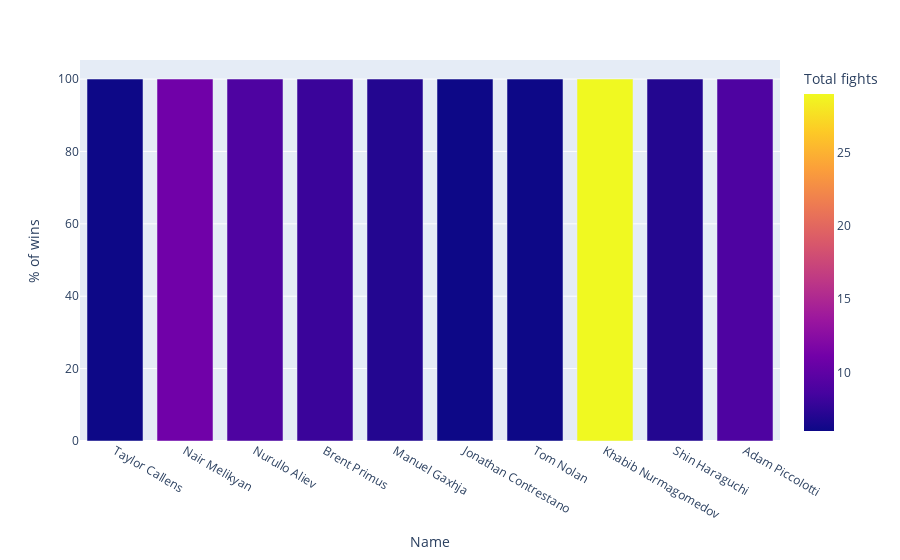
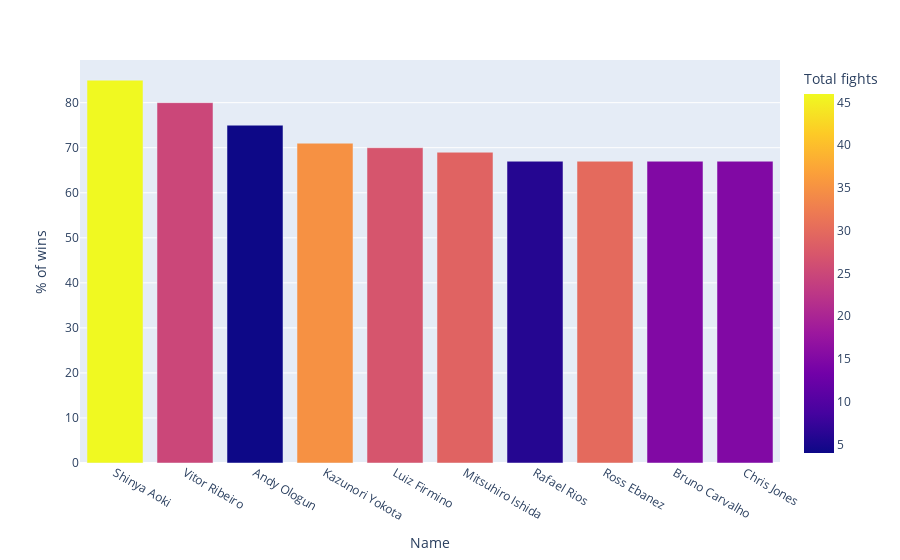
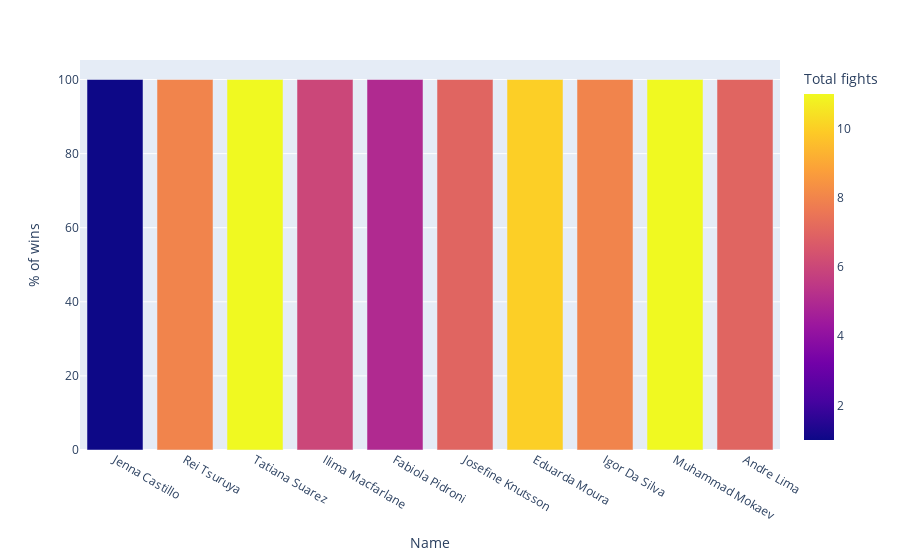
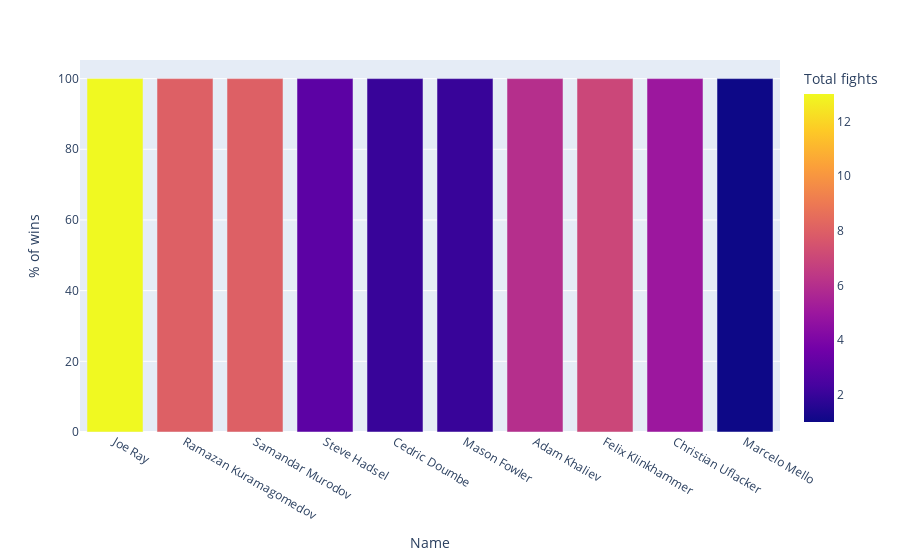

Here is the notebook cell these charts were saved with, in order:
### Code cell
for i in weight_cat_list:
    data_of_cat = df.loc[df["weight_class"] == i]
    num_of_undefeated = len(data_of_cat[(data_of_cat['win%'] == 100)])
    print(f"There are {num_of_undefeated} undefeated fighters in {i} class and the best 10 are")
    fig = px.bar(data_of_cat.sort_values(by=['win%'], ascending=False).head(10), x='name',
              y='win%',color = "total_career_fights",
              labels={'name':'Name', "win%": "% of wins", "total_career_fights": "Total fights"})
    fig.show()
    num_of_undefeated = data_of_cat[(data_of_cat['win%'] == 100)]

### Figure 1 — Plotly figure (JSON) as saved in the notebook; plotly's stock layout.template omitted (floating-point values rounded to 4 significant figures)
{"data": [{"alignmentgroup": "True", "hovertemplate": "Name=%{x}<br>% of wins=%{y}<br>Total fights=%{marker.color}<extra></extra>", "legendgroup": "", "marker": {"color": [6, 11, 9, 8, 7, 6, 6, 29, 7, 9], "coloraxis": "coloraxis", "pattern": {"shape": ""}}, "name": "", "offsetgroup": "", "orientation": "v", "showlegend": false, "textposition": "auto", "type": "bar", "x": ["Taylor Callens", "Nair Melikyan", "Nurullo Aliev", "Brent Primus", "Manuel Gaxhja", "Jonathan Contrestano", "Tom Nolan", "Khabib Nurmagomedov", "Shin Haraguchi", "Adam Piccolotti"], "xaxis": "x", "y": [100, 100, 100, 100, 100, 100, 100, 100, 100, 100], "yaxis": "y"}], "layout": {"barmode": "relative", "coloraxis": {"colorbar": {"title": {"text": "Total fights"}}, "colorscale": [[0, "#0d0887"], [0.1111, "#46039f"], [0.2222, "#7201a8"], [0.3333, "#9c179e"], [0.4444, "#bd3786"], [0.5556, "#d8576b"], [0.6667, "#ed7953"], [0.7778, "#fb9f3a"], [0.8889, "#fdca26"], [1, "#f0f921"]]}, "legend": {"tracegroupgap": 0}, "margin": {"t": 60}, "xaxis": {"anchor": "y", "domain": [0, 1], "title": {"text": "Name"}}, "yaxis": {"anchor": "x", "domain": [0, 1], "title": {"text": "% of wins"}}}}

### Figure 2 — Plotly figure (JSON) as saved in the notebook; plotly's stock layout.template omitted (floating-point values rounded to 4 significant figures)
{"data": [{"alignmentgroup": "True", "hovertemplate": "Name=%{x}<br>% of wins=%{y}<br>Total fights=%{marker.color}<extra></extra>", "legendgroup": "", "marker": {"color": [46, 25, 4, 35, 27, 29, 6, 30, 15, 15], "coloraxis": "coloraxis", "pattern": {"shape": ""}}, "name": "", "offsetgroup": "", "orientation": "v", "showlegend": false, "textposition": "auto", "type": "bar", "x": ["Shinya Aoki", "Vitor Ribeiro", "Andy Ologun", "Kazunori Yokota", "Luiz Firmino", "Mitsuhiro Ishida", "Rafael Rios", "Ross Ebanez", "Bruno Carvalho", "Chris Jones"], "xaxis": "x", "y": [85, 80, 75, 71, 70, 69, 67, 67, 67, 67], "yaxis": "y"}], "layout": {"barmode": "relative", "coloraxis": {"colorbar": {"title": {"text": "Total fights"}}, "colorscale": [[0, "#0d0887"], [0.1111, "#46039f"], [0.2222, "#7201a8"], [0.3333, "#9c179e"], [0.4444, "#bd3786"], [0.5556, "#d8576b"], [0.6667, "#ed7953"], [0.7778, "#fb9f3a"], [0.8889, "#fdca26"], [1, "#f0f921"]]}, "legend": {"tracegroupgap": 0}, "margin": {"t": 60}, "xaxis": {"anchor": "y", "domain": [0, 1], "title": {"text": "Name"}}, "yaxis": {"anchor": "x", "domain": [0, 1], "title": {"text": "% of wins"}}}}

### Figure 3 — Plotly figure (JSON) as saved in the notebook; plotly's stock layout.template omitted (floating-point values rounded to 4 significant figures)
{"data": [{"alignmentgroup": "True", "hovertemplate": "Name=%{x}<br>% of wins=%{y}<br>Total fights=%{marker.color}<extra></extra>", "legendgroup": "", "marker": {"color": [1, 8, 11, 6, 5, 7, 10, 8, 11, 7], "coloraxis": "coloraxis", "pattern": {"shape": ""}}, "name": "", "offsetgroup": "", "orientation": "v", "showlegend": false, "textposition": "auto", "type": "bar", "x": ["Jenna Castillo", "Rei Tsuruya", "Tatiana Suarez", "Ilima Macfarlane", "Fabiola Pidroni", "Josefine Knutsson", "Eduarda Moura", "Igor Da Silva", "Muhammad Mokaev", "Andre Lima"], "xaxis": "x", "y": [100, 100, 100, 100, 100, 100, 100, 100, 100, 100], "yaxis": "y"}], "layout": {"barmode": "relative", "coloraxis": {"colorbar": {"title": {"text": "Total fights"}}, "colorscale": [[0, "#0d0887"], [0.1111, "#46039f"], [0.2222, "#7201a8"], [0.3333, "#9c179e"], [0.4444, "#bd3786"], [0.5556, "#d8576b"], [0.6667, "#ed7953"], [0.7778, "#fb9f3a"], [0.8889, "#fdca26"], [1, "#f0f921"]]}, "legend": {"tracegroupgap": 0}, "margin": {"t": 60}, "xaxis": {"anchor": "y", "domain": [0, 1], "title": {"text": "Name"}}, "yaxis": {"anchor": "x", "domain": [0, 1], "title": {"text": "% of wins"}}}}

### Figure 4 — Plotly figure (JSON) as saved in the notebook; plotly's stock layout.template omitted (floating-point values rounded to 4 significant figures)
{"data": [{"alignmentgroup": "True", "hovertemplate": "Name=%{x}<br>% of wins=%{y}<br>Total fights=%{marker.color}<extra></extra>", "legendgroup": "", "marker": {"color": [13, 8, 8, 3, 2, 2, 6, 7, 5, 1], "coloraxis": "coloraxis", "pattern": {"shape": ""}}, "name": "", "offsetgroup": "", "orientation": "v", "showlegend": false, "textposition": "auto", "type": "bar", "x": ["Joe Ray", "Ramazan Kuramagomedov", "Samandar Murodov", "Steve Hadsel", "Cedric Doumbe", "Mason Fowler", "Adam Khaliev", "Felix Klinkhammer", "Christian Uflacker", "Marcelo Mello"], "xaxis": "x", "y": [100, 100, 100, 100, 100, 100, 100, 100, 100, 100], "yaxis": "y"}], "layout": {"barmode": "relative", "coloraxis": {"colorbar": {"title": {"text": "Total fights"}}, "colorscale": [[0, "#0d0887"], [0.1111, "#46039f"], [0.2222, "#7201a8"], [0.3333, "#9c179e"], [0.4444, "#bd3786"], [0.5556, "#d8576b"], [0.6667, "#ed7953"], [0.7778, "#fb9f3a"], [0.8889, "#fdca26"], [1, "#f0f921"]]}, "legend": {"tracegroupgap": 0}, "margin": {"t": 60}, "xaxis": {"anchor": "y", "domain": [0, 1], "title": {"text": "Name"}}, "yaxis": {"anchor": "x", "domain": [0, 1], "title": {"text": "% of wins"}}}}
